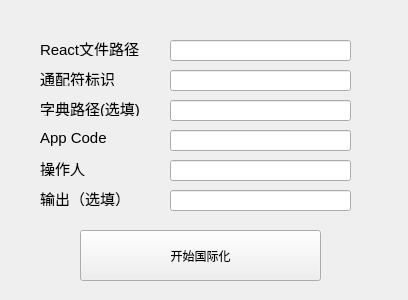
<?xml version="1.0" encoding="UTF-8"?>
<ui version="4.0">
 <class>Form</class>
 <widget class="QWidget" name="Form">
  <property name="geometry">
   <rect>
    <x>0</x>
    <y>0</y>
    <width>408</width>
    <height>300</height>
   </rect>
  </property>
  <property name="windowTitle">
   <string>Form</string>
  </property>
  <widget class="QLabel" name="react_label">
   <property name="geometry">
    <rect>
     <x>40</x>
     <y>40</y>
     <width>121</width>
     <height>16</height>
    </rect>
   </property>
   <property name="font">
    <font>
     <pointsize>11</pointsize>
    </font>
   </property>
   <property name="text">
    <string>React文件路径</string>
   </property>
  </widget>
  <widget class="QLabel" name="dic_label">
   <property name="geometry">
    <rect>
     <x>40</x>
     <y>100</y>
     <width>121</width>
     <height>16</height>
    </rect>
   </property>
   <property name="font">
    <font>
     <pointsize>11</pointsize>
    </font>
   </property>
   <property name="text">
    <string>字典路径(选填)</string>
   </property>
  </widget>
  <widget class="QPushButton" name="startButton">
   <property name="geometry">
    <rect>
     <x>80</x>
     <y>230</y>
     <width>241</width>
     <height>51</height>
    </rect>
   </property>
   <property name="text">
    <string>开始国际化</string>
   </property>
  </widget>
  <widget class="QLineEdit" name="react_lineEdit">
   <property name="geometry">
    <rect>
     <x>170</x>
     <y>40</y>
     <width>181</width>
     <height>21</height>
    </rect>
   </property>
  </widget>
  <widget class="QLineEdit" name="dic_lineEdit">
   <property name="geometry">
    <rect>
     <x>170</x>
     <y>100</y>
     <width>181</width>
     <height>21</height>
    </rect>
   </property>
  </widget>
  <widget class="QLabel" name="tag_label">
   <property name="geometry">
    <rect>
     <x>40</x>
     <y>70</y>
     <width>91</width>
     <height>16</height>
    </rect>
   </property>
   <property name="font">
    <font>
     <pointsize>11</pointsize>
    </font>
   </property>
   <property name="text">
    <string>通配符标识</string>
   </property>
  </widget>
  <widget class="QLineEdit" name="tag_lineEdit">
   <property name="geometry">
    <rect>
     <x>170</x>
     <y>70</y>
     <width>181</width>
     <height>21</height>
    </rect>
   </property>
  </widget>
  <widget class="QLabel" name="ac_label">
   <property name="geometry">
    <rect>
     <x>40</x>
     <y>130</y>
     <width>81</width>
     <height>16</height>
    </rect>
   </property>
   <property name="font">
    <font>
     <pointsize>11</pointsize>
    </font>
   </property>
   <property name="text">
    <string>App Code</string>
   </property>
  </widget>
  <widget class="QLabel" name="creator_label">
   <property name="geometry">
    <rect>
     <x>40</x>
     <y>160</y>
     <width>71</width>
     <height>16</height>
    </rect>
   </property>
   <property name="font">
    <font>
     <pointsize>11</pointsize>
    </font>
   </property>
   <property name="text">
    <string>操作人</string>
   </property>
  </widget>
  <widget class="QLineEdit" name="creator_lineEdit">
   <property name="geometry">
    <rect>
     <x>170</x>
     <y>160</y>
     <width>181</width>
     <height>21</height>
    </rect>
   </property>
  </widget>
  <widget class="QLineEdit" name="ac_lineEdit">
   <property name="geometry">
    <rect>
     <x>170</x>
     <y>130</y>
     <width>181</width>
     <height>21</height>
    </rect>
   </property>
  </widget>
  <widget class="QLabel" name="outputpath_label">
   <property name="geometry">
    <rect>
     <x>40</x>
     <y>190</y>
     <width>101</width>
     <height>16</height>
    </rect>
   </property>
   <property name="font">
    <font>
     <pointsize>11</pointsize>
    </font>
   </property>
   <property name="text">
    <string>输出（选填）</string>
   </property>
  </widget>
  <widget class="QLineEdit" name="outputpath_lineEdit">
   <property name="geometry">
    <rect>
     <x>170</x>
     <y>190</y>
     <width>181</width>
     <height>21</height>
    </rect>
   </property>
  </widget>
 </widget>
 <resources/>
 <connections/>
</ui>
